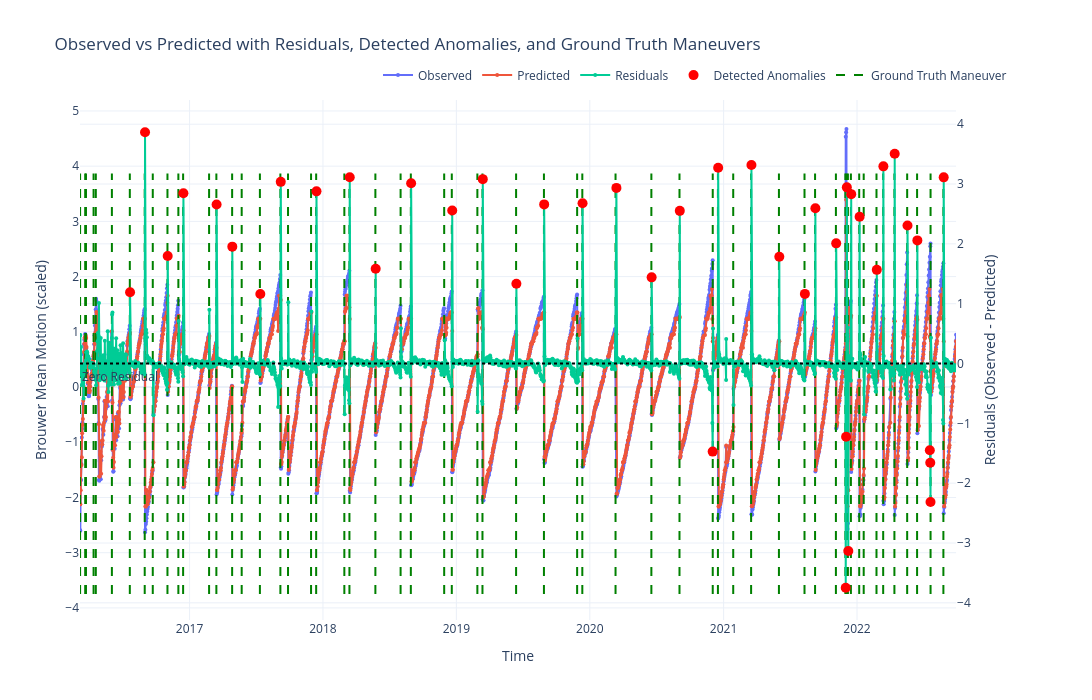

The notebook cell this image was saved under:
### Markdown cell above
#### Plotting detected anomalies vs ground truth

### Code cell
# Load ground truth maneuver data
ground_truth_df = pd.read_csv("/Users/kurinjiarivazhagan/Desktop/trimester 5/satellite_data/orbital_elements/cleaned maneuver file/cleaned_SENTINEL-3A.csv",
    parse_dates=["Start_Timestamp", "End_Timestamp"]
)
# for non- fengyun satellites
for col in ["Start_Timestamp", "End_Timestamp"]:
    if ground_truth_df[col].dt.tz is None:
        ground_truth_df[col] = ground_truth_df[col].dt.tz_localize("UTC")
    else:
        ground_truth_df[col] = ground_truth_df[col].dt.tz_convert("UTC")

# Filter maneuver data to match df_result range 
test_start = df_result.index.min()
test_end = df_result.index.max()

ground_truth_df_test = ground_truth_df[
    (ground_truth_df["Start_Timestamp"] >= test_start) &
    (ground_truth_df["Start_Timestamp"] <= test_end)
]

# Get residual y-axis range for drawing vertical maneuver lines 
residuals_min = df_result["residuals"].min()
residuals_max = df_result["residuals"].max()
fig = make_subplots(specs=[[{"secondary_y": True}]])
fig.add_trace(go.Scatter(
    x=df_result.index,
    y=df_result["Brouwer mean motion"],
    mode='lines+markers',
    name='Observed',
    marker=dict(size=4),
), secondary_y=False)

# Plot predicted values 
fig.add_trace(go.Scatter(
    x=df_result.index,
    y=df_result["predicted"],
    mode='lines+markers',
    name='Predicted',
    marker=dict(size=4),
), secondary_y=False)

# Plot residuals 
fig.add_trace(go.Scatter(
    x=df_result.index,
    y=df_result["residuals"],
    mode='lines+markers',
    name='Residuals',
    marker=dict(size=4),
), secondary_y=True)

# Plot detected anomalies 
fig.add_trace(go.Scatter(
    x=df_result[df_result["anomaly"]].index,
    y=df_result[df_result["anomaly"]]["residuals"],
    mode='markers',
    name='Detected Anomalies',
    marker=dict(color='red', size=10, symbol='circle'),
    hovertemplate='Anomaly Date: %{x|%Y-%m-%d}<br>Residual: %{y:.4f}',
), secondary_y=True)

# Plot ground truth maneuver lines
for _, row in ground_truth_df_test.iterrows():
    maneuver_date = row["Start_Timestamp"]
    fig.add_trace(go.Scatter(
        x=[maneuver_date, maneuver_date],
        y=[residuals_min, residuals_max],
        mode='lines',
        line=dict(color='green', dash='dash'),
        name='Ground Truth Maneuver',
        hoverinfo='text',
        text=[f"Maneuver Date: {maneuver_date.strftime('%Y-%m-%d')}"] * 2,
        showlegend=False
    ))
fig.add_trace(go.Scatter(
    x=[None],
    y=[None],
    mode='lines',
    line=dict(color='green', dash='dash'),
    name='Ground Truth Maneuver'
))
fig.add_hline(
    y=0,
    line_dash="dot",
    line_color="black",
    annotation_text="Zero Residual",
    annotation_position="top left",
    secondary_y=True
)
fig.update_layout(
    title='Observed vs Predicted with Residuals, Detected Anomalies, and Ground Truth Maneuvers',
    xaxis_title='Time',
    yaxis_title='Brouwer Mean Motion (scaled)',
    yaxis2_title='Residuals (Observed - Predicted)',
    template='plotly_white',
    width=1400,
    height=700,
    legend=dict(
        orientation="h",
        yanchor="bottom",
        y=1.02,
        xanchor="right",
        x=1
    ),
    xaxis_range=[test_start, test_end]
)

fig.show()

### Figure 1 — Plotly figure (JSON) as saved in the notebook; plotly's stock layout.template omitted (floating-point values rounded to 4 significant figures; data arrays with more than 128 entries replaced by an {"elided": "..."} marker saying what was removed)
{"data": [{"marker": {"size": 4}, "mode": "lines+markers", "name": "Observed", "type": "scatter", "x": {"elided": "2382 str values"}, "xaxis": "x", "y": {"elided": "2382 float values"}, "yaxis": "y"}, {"marker": {"size": 4}, "mode": "lines+markers", "name": "Predicted", "type": "scatter", "x": {"elided": "2382 str values"}, "xaxis": "x", "y": {"elided": "2382 float values"}, "yaxis": "y"}, {"marker": {"size": 4}, "mode": "lines+markers", "name": "Residuals", "type": "scatter", "x": {"elided": "2382 str values"}, "xaxis": "x", "y": {"elided": "2382 float values"}, "yaxis": "y2"}, {"hovertemplate": "Anomaly Date: %{x|%Y-%m-%d}<br>Residual: %{y:.4f}", "marker": {"color": "red", "size": 10, "symbol": "circle"}, "mode": "markers", "name": "Detected Anomalies", "type": "scatter", "x": ["2016-07-22T04:45:05.575680+00:00", "2016-09-01T03:41:28.252607+00:00", "2016-11-02T03:34:02.368128+00:00", "2016-12-15T03:19:01.216128+00:00", "2017-03-15T21:16:15.042144+00:00", "2017-04-27T22:42:22.430015+00:00", "2017-07-13T14:21:12.840192+00:00", "2017-09-07T11:47:45.469535+00:00", "2017-12-14T04:22:41.753279+00:00", "2018-03-15T05:03:52.221311+00:00", "2018-05-25T04:22:49.531007+00:00", "2018-08-30T04:07:46.538688+00:00", "2018-12-20T14:09:58.006943+00:00", "2019-03-14T04:26:31.200576+00:00", "2019-06-14T03:00:37.035359+00:00", "2019-08-29T03:30:27.052416+00:00", "2019-12-12T03:07:58.987775+00:00", "2020-03-13T18:31:52.796639+00:00", "2020-06-18T03:08:08.697407+00:00", "2020-09-03T04:52:48.385919+00:00", "2020-12-02T04:19:06.321792+00:00", "2020-12-17T04:30:18.828288+00:00", "2021-03-18T03:30:32.395392+00:00", "2021-06-02T10:44:32.803296+00:00", "2021-08-11T10:29:32.710560+00:00", "2021-09-09T02:53:12.168672+00:00", "2021-11-05T01:34:41.152512+00:00", "2021-12-01T03:41:51.011231+00:00", "2021-12-02T03:15:39.499775+00:00", "2021-12-04T04:04:16.705055+00:00", "2021-12-08T04:00:33.219360+00:00", "2021-12-16T03:53:03.264575+00:00", "2022-01-08T02:15:50.967359+00:00", "2022-02-24T03:38:08.857824+00:00", "2022-03-14T04:11:47.338079+00:00", "2022-04-14T04:08:05.604575+00:00", "2022-05-19T04:00:37.243008+00:00", "2022-06-15T04:00:36.599327+00:00", "2022-07-19T04:19:15.808512+00:00", "2022-07-20T10:37:01.368479+00:00", "2022-07-21T03:26:53.338560+00:00", "2022-08-26T04:34:09.049727+00:00"], "xaxis": "x", "y": [1.19, 3.865, 1.796, 2.846, 2.657, 1.954, 1.161, 3.036, 2.877, 3.112, 1.583, 3.013, 2.557, 3.081, 1.334, 2.659, 2.679, 2.935, 1.44, 2.551, -1.472, 3.273, 3.318, 1.786, 1.163, 2.594, 2.008, -3.748, -1.224, 2.944, -3.133, 2.831, 2.453, 1.565, 3.295, 3.506, 2.307, 2.058, -1.448, -1.659, -2.314, 3.111], "yaxis": "y2"}, {"hoverinfo": "text", "line": {"color": "green", "dash": "dash"}, "mode": "lines", "name": "Ground Truth Maneuver", "showlegend": false, "text": ["Maneuver Date: 2016-03-07", "Maneuver Date: 2016-03-07"], "type": "scatter", "x": ["2016-03-07T12:21:00+00:00", "2016-03-07T12:21:00+00:00"], "y": [-3.748, 3.865]}, {"hoverinfo": "text", "line": {"color": "green", "dash": "dash"}, "mode": "lines", "name": "Ground Truth Maneuver", "showlegend": false, "text": ["Maneuver Date: 2016-03-21", "Maneuver Date: 2016-03-21"], "type": "scatter", "x": ["2016-03-21T11:16:00+00:00", "2016-03-21T11:16:00+00:00"], "y": [-3.748, 3.865]}, {"hoverinfo": "text", "line": {"color": "green", "dash": "dash"}, "mode": "lines", "name": "Ground Truth Maneuver", "showlegend": false, "text": ["Maneuver Date: 2016-03-23", "Maneuver Date: 2016-03-23"], "type": "scatter", "x": ["2016-03-23T13:27:00+00:00", "2016-03-23T13:27:00+00:00"], "y": [-3.748, 3.865]}, {"hoverinfo": "text", "line": {"color": "green", "dash": "dash"}, "mode": "lines", "name": "Ground Truth Maneuver", "showlegend": false, "text": ["Maneuver Date: 2016-04-13", "Maneuver Date: 2016-04-13"], "type": "scatter", "x": ["2016-04-13T09:11:00+00:00", "2016-04-13T09:11:00+00:00"], "y": [-3.748, 3.865]}, {"hoverinfo": "text", "line": {"color": "green", "dash": "dash"}, "mode": "lines", "name": "Ground Truth Maneuver", "showlegend": false, "text": ["Maneuver Date: 2016-04-19", "Maneuver Date: 2016-04-19"], "type": "scatter", "x": ["2016-04-19T12:03:00+00:00", "2016-04-19T12:03:00+00:00"], "y": [-3.748, 3.865]}, {"hoverinfo": "text", "line": {"color": "green", "dash": "dash"}, "mode": "lines", "name": "Ground Truth Maneuver", "showlegend": false, "text": ["Maneuver Date: 2016-06-02", "Maneuver Date: 2016-06-02"], "type": "scatter", "x": ["2016-06-02T11:14:00+00:00", "2016-06-02T11:14:00+00:00"], "y": [-3.748, 3.865]}, {"hoverinfo": "text", "line": {"color": "green", "dash": "dash"}, "mode": "lines", "name": "Ground Truth Maneuver", "showlegend": false, "text": ["Maneuver Date: 2016-07-21", "Maneuver Date: 2016-07-21"], "type": "scatter", "x": ["2016-07-21T12:45:00+00:00", "2016-07-21T12:45:00+00:00"], "y": [-3.748, 3.865]}, {"hoverinfo": "text", "line": {"color": "green", "dash": "dash"}, "mode": "lines", "name": "Ground Truth Maneuver", "showlegend": false, "text": ["Maneuver Date: 2016-08-31", "Maneuver Date: 2016-08-31"], "type": "scatter", "x": ["2016-08-31T07:25:00+00:00", "2016-08-31T07:25:00+00:00"], "y": [-3.748, 3.865]}, {"hoverinfo": "text", "line": {"color": "green", "dash": "dash"}, "mode": "lines", "name": "Ground Truth Maneuver", "showlegend": false, "text": ["Maneuver Date: 2016-09-22", "Maneuver Date: 2016-09-22"], "type": "scatter", "x": ["2016-09-22T07:59:00+00:00", "2016-09-22T07:59:00+00:00"], "y": [-3.748, 3.865]}, {"hoverinfo": "text", "line": {"color": "green", "dash": "dash"}, "mode": "lines", "name": "Ground Truth Maneuver", "showlegend": false, "text": ["Maneuver Date: 2016-11-01", "Maneuver Date: 2016-11-01"], "type": "scatter", "x": ["2016-11-01T12:05:00+00:00", "2016-11-01T12:05:00+00:00"], "y": [-3.748, 3.865]}, {"hoverinfo": "text", "line": {"color": "green", "dash": "dash"}, "mode": "lines", "name": "Ground Truth Maneuver", "showlegend": false, "text": ["Maneuver Date: 2016-12-01", "Maneuver Date: 2016-12-01"], "type": "scatter", "x": ["2016-12-01T08:00:00+00:00", "2016-12-01T08:00:00+00:00"], "y": [-3.748, 3.865]}, {"hoverinfo": "text", "line": {"color": "green", "dash": "dash"}, "mode": "lines", "name": "Ground Truth Maneuver", "showlegend": false, "text": ["Maneuver Date: 2016-12-14", "Maneuver Date: 2016-12-14"], "type": "scatter", "x": ["2016-12-14T08:46:00+00:00", "2016-12-14T08:46:00+00:00"], "y": [-3.748, 3.865]}, {"hoverinfo": "text", "line": {"color": "green", "dash": "dash"}, "mode": "lines", "name": "Ground Truth Maneuver", "showlegend": false, "text": ["Maneuver Date: 2017-02-23", "Maneuver Date: 2017-02-23"], "type": "scatter", "x": ["2017-02-23T09:40:00+00:00", "2017-02-23T09:40:00+00:00"], "y": [-3.748, 3.865]}, {"hoverinfo": "text", "line": {"color": "green", "dash": "dash"}, "mode": "lines", "name": "Ground Truth Maneuver", "showlegend": false, "text": ["Maneuver Date: 2017-03-15", "Maneuver Date: 2017-03-15"], "type": "scatter", "x": ["2017-03-15T07:42:00+00:00", "2017-03-15T07:42:00+00:00"], "y": [-3.748, 3.865]}, {"hoverinfo": "text", "line": {"color": "green", "dash": "dash"}, "mode": "lines", "name": "Ground Truth Maneuver", "showlegend": false, "text": ["Maneuver Date: 2017-04-27", "Maneuver Date: 2017-04-27"], "type": "scatter", "x": ["2017-04-27T10:58:00+00:00", "2017-04-27T10:58:00+00:00"], "y": [-3.748, 3.865]}, {"hoverinfo": "text", "line": {"color": "green", "dash": "dash"}, "mode": "lines", "name": "Ground Truth Maneuver", "showlegend": false, "text": ["Maneuver Date: 2017-05-23", "Maneuver Date: 2017-05-23"], "type": "scatter", "x": ["2017-05-23T14:35:00+00:00", "2017-05-23T14:35:00+00:00"], "y": [-3.748, 3.865]}, {"hoverinfo": "text", "line": {"color": "green", "dash": "dash"}, "mode": "lines", "name": "Ground Truth Maneuver", "showlegend": false, "text": ["Maneuver Date: 2017-07-12", "Maneuver Date: 2017-07-12"], "type": "scatter", "x": ["2017-07-12T09:45:00+00:00", "2017-07-12T09:45:00+00:00"], "y": [-3.748, 3.865]}, {"hoverinfo": "text", "line": {"color": "green", "dash": "dash"}, "mode": "lines", "name": "Ground Truth Maneuver", "showlegend": false, "text": ["Maneuver Date: 2017-09-06", "Maneuver Date: 2017-09-06"], "type": "scatter", "x": ["2017-09-06T10:26:00+00:00", "2017-09-06T10:26:00+00:00"], "y": [-3.748, 3.865]}, {"hoverinfo": "text", "line": {"color": "green", "dash": "dash"}, "mode": "lines", "name": "Ground Truth Maneuver", "showlegend": false, "text": ["Maneuver Date: 2017-09-27", "Maneuver Date: 2017-09-27"], "type": "scatter", "x": ["2017-09-27T08:08:00+00:00", "2017-09-27T08:08:00+00:00"], "y": [-3.748, 3.865]}, {"hoverinfo": "text", "line": {"color": "green", "dash": "dash"}, "mode": "lines", "name": "Ground Truth Maneuver", "showlegend": false, "text": ["Maneuver Date: 2017-11-29", "Maneuver Date: 2017-11-29"], "type": "scatter", "x": ["2017-11-29T09:20:00+00:00", "2017-11-29T09:20:00+00:00"], "y": [-3.748, 3.865]}, {"hoverinfo": "text", "line": {"color": "green", "dash": "dash"}, "mode": "lines", "name": "Ground Truth Maneuver", "showlegend": false, "text": ["Maneuver Date: 2017-12-13", "Maneuver Date: 2017-12-13"], "type": "scatter", "x": ["2017-12-13T08:09:00+00:00", "2017-12-13T08:09:00+00:00"], "y": [-3.748, 3.865]}, {"hoverinfo": "text", "line": {"color": "green", "dash": "dash"}, "mode": "lines", "name": "Ground Truth Maneuver", "showlegend": false, "text": ["Maneuver Date: 2018-02-28", "Maneuver Date: 2018-02-28"], "type": "scatter", "x": ["2018-02-28T10:05:00+00:00", "2018-02-28T10:05:00+00:00"], "y": [-3.748, 3.865]}, {"hoverinfo": "text", "line": {"color": "green", "dash": "dash"}, "mode": "lines", "name": "Ground Truth Maneuver", "showlegend": false, "text": ["Maneuver Date: 2018-03-14", "Maneuver Date: 2018-03-14"], "type": "scatter", "x": ["2018-03-14T08:46:00+00:00", "2018-03-14T08:46:00+00:00"], "y": [-3.748, 3.865]}, {"hoverinfo": "text", "line": {"color": "green", "dash": "dash"}, "mode": "lines", "name": "Ground Truth Maneuver", "showlegend": false, "text": ["Maneuver Date: 2018-05-24", "Maneuver Date: 2018-05-24"], "type": "scatter", "x": ["2018-05-24T08:12:00+00:00", "2018-05-24T08:12:00+00:00"], "y": [-3.748, 3.865]}, {"hoverinfo": "text", "line": {"color": "green", "dash": "dash"}, "mode": "lines", "name": "Ground Truth Maneuver", "showlegend": false, "text": ["Maneuver Date: 2018-08-01", "Maneuver Date: 2018-08-01"], "type": "scatter", "x": ["2018-08-01T08:15:00+00:00", "2018-08-01T08:15:00+00:00"], "y": [-3.748, 3.865]}, {"hoverinfo": "text", "line": {"color": "green", "dash": "dash"}, "mode": "lines", "name": "Ground Truth Maneuver", "showlegend": false, "text": ["Maneuver Date: 2018-08-29", "Maneuver Date: 2018-08-29"], "type": "scatter", "x": ["2018-08-29T07:48:00+00:00", "2018-08-29T07:48:00+00:00"], "y": [-3.748, 3.865]}, {"hoverinfo": "text", "line": {"color": "green", "dash": "dash"}, "mode": "lines", "name": "Ground Truth Maneuver", "showlegend": false, "text": ["Maneuver Date: 2018-11-28", "Maneuver Date: 2018-11-28"], "type": "scatter", "x": ["2018-11-28T13:45:00+00:00", "2018-11-28T13:45:00+00:00"], "y": [-3.748, 3.865]}, {"hoverinfo": "text", "line": {"color": "green", "dash": "dash"}, "mode": "lines", "name": "Ground Truth Maneuver", "showlegend": false, "text": ["Maneuver Date: 2018-12-19", "Maneuver Date: 2018-12-19"], "type": "scatter", "x": ["2018-12-19T09:31:00+00:00", "2018-12-19T09:31:00+00:00"], "y": [-3.748, 3.865]}, {"hoverinfo": "text", "line": {"color": "green", "dash": "dash"}, "mode": "lines", "name": "Ground Truth Maneuver", "showlegend": false, "text": ["Maneuver Date: 2019-02-27", "Maneuver Date: 2019-02-27"], "type": "scatter", "x": ["2019-02-27T09:15:00+00:00", "2019-02-27T09:15:00+00:00"], "y": [-3.748, 3.865]}, {"hoverinfo": "text", "line": {"color": "green", "dash": "dash"}, "mode": "lines", "name": "Ground Truth Maneuver", "showlegend": false, "text": ["Maneuver Date: 2019-03-13", "Maneuver Date: 2019-03-13"], "type": "scatter", "x": ["2019-03-13T08:08:00+00:00", "2019-03-13T08:08:00+00:00"], "y": [-3.748, 3.865]}, {"hoverinfo": "text", "line": {"color": "green", "dash": "dash"}, "mode": "lines", "name": "Ground Truth Maneuver", "showlegend": false, "text": ["Maneuver Date: 2019-06-13", "Maneuver Date: 2019-06-13"], "type": "scatter", "x": ["2019-06-13T08:23:00+00:00", "2019-06-13T08:23:00+00:00"], "y": [-3.748, 3.865]}, {"hoverinfo": "text", "line": {"color": "green", "dash": "dash"}, "mode": "lines", "name": "Ground Truth Maneuver", "showlegend": false, "text": ["Maneuver Date: 2019-08-28", "Maneuver Date: 2019-08-28"], "type": "scatter", "x": ["2019-08-28T12:12:00+00:00", "2019-08-28T12:12:00+00:00"], "y": [-3.748, 3.865]}, {"hoverinfo": "text", "line": {"color": "green", "dash": "dash"}, "mode": "lines", "name": "Ground Truth Maneuver", "showlegend": false, "text": ["Maneuver Date: 2019-11-27", "Maneuver Date: 2019-11-27"], "type": "scatter", "x": ["2019-11-27T08:05:00+00:00", "2019-11-27T08:05:00+00:00"], "y": [-3.748, 3.865]}, {"hoverinfo": "text", "line": {"color": "green", "dash": "dash"}, "mode": "lines", "name": "Ground Truth Maneuver", "showlegend": false, "text": ["Maneuver Date: 2019-12-11", "Maneuver Date: 2019-12-11"], "type": "scatter", "x": ["2019-12-11T11:57:00+00:00", "2019-12-11T11:57:00+00:00"], "y": [-3.748, 3.865]}, {"hoverinfo": "text", "line": {"color": "green", "dash": "dash"}, "mode": "lines", "name": "Ground Truth Maneuver", "showlegend": false, "text": ["Maneuver Date: 2020-03-11", "Maneuver Date: 2020-03-11"], "type": "scatter", "x": ["2020-03-11T09:11:00+00:00", "2020-03-11T09:11:00+00:00"], "y": [-3.748, 3.865]}, {"hoverinfo": "text", "line": {"color": "green", "dash": "dash"}, "mode": "lines", "name": "Ground Truth Maneuver", "showlegend": false, "text": ["Maneuver Date: 2020-06-17", "Maneuver Date: 2020-06-17"], "type": "scatter", "x": ["2020-06-17T10:13:00+00:00", "2020-06-17T10:13:00+00:00"], "y": [-3.748, 3.865]}, {"hoverinfo": "text", "line": {"color": "green", "dash": "dash"}, "mode": "lines", "name": "Ground Truth Maneuver", "showlegend": false, "text": ["Maneuver Date: 2020-09-02", "Maneuver Date: 2020-09-02"], "type": "scatter", "x": ["2020-09-02T08:34:00+00:00", "2020-09-02T08:34:00+00:00"], "y": [-3.748, 3.865]}, {"hoverinfo": "text", "line": {"color": "green", "dash": "dash"}, "mode": "lines", "name": "Ground Truth Maneuver", "showlegend": false, "text": ["Maneuver Date: 2020-12-02", "Maneuver Date: 2020-12-02"], "type": "scatter", "x": ["2020-12-02T07:47:00+00:00", "2020-12-02T07:47:00+00:00"], "y": [-3.748, 3.865]}, {"hoverinfo": "text", "line": {"color": "green", "dash": "dash"}, "mode": "lines", "name": "Ground Truth Maneuver", "showlegend": false, "text": ["Maneuver Date: 2020-12-16", "Maneuver Date: 2020-12-16"], "type": "scatter", "x": ["2020-12-16T11:39:00+00:00", "2020-12-16T11:39:00+00:00"], "y": [-3.748, 3.865]}, {"hoverinfo": "text", "line": {"color": "green", "dash": "dash"}, "mode": "lines", "name": "Ground Truth Maneuver", "showlegend": false, "text": ["Maneuver Date: 2021-01-27", "Maneuver Date: 2021-01-27"], "type": "scatter", "x": ["2021-01-27T08:23:00+00:00", "2021-01-27T08:23:00+00:00"], "y": [-3.748, 3.865]}, {"hoverinfo": "text", "line": {"color": "green", "dash": "dash"}, "mode": "lines", "name": "Ground Truth Maneuver", "showlegend": false, "text": ["Maneuver Date: 2021-03-17", "Maneuver Date: 2021-03-17"], "type": "scatter", "x": ["2021-03-17T07:11:00+00:00", "2021-03-17T07:11:00+00:00"], "y": [-3.748, 3.865]}, {"hoverinfo": "text", "line": {"color": "green", "dash": "dash"}, "mode": "lines", "name": "Ground Truth Maneuver", "showlegend": false, "text": ["Maneuver Date: 2021-06-01", "Maneuver Date: 2021-06-01"], "type": "scatter", "x": ["2021-06-01T09:30:00+00:00", "2021-06-01T09:30:00+00:00"], "y": [-3.748, 3.865]}, {"hoverinfo": "text", "line": {"color": "green", "dash": "dash"}, "mode": "lines", "name": "Ground Truth Maneuver", "showlegend": false, "text": ["Maneuver Date: 2021-08-10", "Maneuver Date: 2021-08-10"], "type": "scatter", "x": ["2021-08-10T09:15:00+00:00", "2021-08-10T09:15:00+00:00"], "y": [-3.748, 3.865]}, {"hoverinfo": "text", "line": {"color": "green", "dash": "dash"}, "mode": "lines", "name": "Ground Truth Maneuver", "showlegend": false, "text": ["Maneuver Date: 2021-09-08", "Maneuver Date: 2021-09-08"], "type": "scatter", "x": ["2021-09-08T06:33:00+00:00", "2021-09-08T06:33:00+00:00"], "y": [-3.748, 3.865]}, {"hoverinfo": "text", "line": {"color": "green", "dash": "dash"}, "mode": "lines", "name": "Ground Truth Maneuver", "showlegend": false, "text": ["Maneuver Date: 2021-11-04", "Maneuver Date: 2021-11-04"], "type": "scatter", "x": ["2021-11-04T07:10:00+00:00", "2021-11-04T07:10:00+00:00"], "y": [-3.748, 3.865]}, {"hoverinfo": "text", "line": {"color": "green", "dash": "dash"}, "mode": "lines", "name": "Ground Truth Maneuver", "showlegend": false, "text": ["Maneuver Date: 2021-11-30", "Maneuver Date: 2021-11-30"], "type": "scatter", "x": ["2021-11-30T02:42:00+00:00", "2021-11-30T02:42:00+00:00"], "y": [-3.748, 3.865]}, {"hoverinfo": "text", "line": {"color": "green", "dash": "dash"}, "mode": "lines", "name": "Ground Truth Maneuver", "showlegend": false, "text": ["Maneuver Date: 2021-12-03", "Maneuver Date: 2021-12-03"], "type": "scatter", "x": ["2021-12-03T02:55:00+00:00", "2021-12-03T02:55:00+00:00"], "y": [-3.748, 3.865]}, {"hoverinfo": "text", "line": {"color": "green", "dash": "dash"}, "mode": "lines", "name": "Ground Truth Maneuver", "showlegend": false, "text": ["Maneuver Date: 2021-12-07", "Maneuver Date: 2021-12-07"], "type": "scatter", "x": ["2021-12-07T03:00:00+00:00", "2021-12-07T03:00:00+00:00"], "y": [-3.748, 3.865]}, {"hoverinfo": "text", "line": {"color": "green", "dash": "dash"}, "mode": "lines", "name": "Ground Truth Maneuver", "showlegend": false, "text": ["Maneuver Date: 2021-12-15", "Maneuver Date: 2021-12-15"], "type": "scatter", "x": ["2021-12-15T07:39:00+00:00", "2021-12-15T07:39:00+00:00"], "y": [-3.748, 3.865]}, {"hoverinfo": "text", "line": {"color": "green", "dash": "dash"}, "mode": "lines", "name": "Ground Truth Maneuver", "showlegend": false, "text": ["Maneuver Date: 2022-01-07", "Maneuver Date: 2022-01-07"], "type": "scatter", "x": ["2022-01-07T00:09:00+00:00", "2022-01-07T00:09:00+00:00"], "y": [-3.748, 3.865]}, {"hoverinfo": "text", "line": {"color": "green", "dash": "dash"}, "mode": "lines", "name": "Ground Truth Maneuver", "showlegend": false, "text": ["Maneuver Date: 2022-01-19", "Maneuver Date: 2022-01-19"], "type": "scatter", "x": ["2022-01-19T07:30:00+00:00", "2022-01-19T07:30:00+00:00"], "y": [-3.748, 3.865]}, {"hoverinfo": "text", "line": {"color": "green", "dash": "dash"}, "mode": "lines", "name": "Ground Truth Maneuver", "showlegend": false, "text": ["Maneuver Date: 2022-02-23", "Maneuver Date: 2022-02-23"], "type": "scatter", "x": ["2022-02-23T07:38:00+00:00", "2022-02-23T07:38:00+00:00"], "y": [-3.748, 3.865]}, {"hoverinfo": "text", "line": {"color": "green", "dash": "dash"}, "mode": "lines", "name": "Ground Truth Maneuver", "showlegend": false, "text": ["Maneuver Date: 2022-03-13", "Maneuver Date: 2022-03-13"], "type": "scatter", "x": ["2022-03-13T14:37:00+00:00", "2022-03-13T14:37:00+00:00"], "y": [-3.748, 3.865]}, {"hoverinfo": "text", "line": {"color": "green", "dash": "dash"}, "mode": "lines", "name": "Ground Truth Maneuver", "showlegend": false, "text": ["Maneuver Date: 2022-04-13", "Maneuver Date: 2022-04-13"], "type": "scatter", "x": ["2022-04-13T07:56:00+00:00", "2022-04-13T07:56:00+00:00"], "y": [-3.748, 3.865]}, {"hoverinfo": "text", "line": {"color": "green", "dash": "dash"}, "mode": "lines", "name": "Ground Truth Maneuver", "showlegend": false, "text": ["Maneuver Date: 2022-05-18", "Maneuver Date: 2022-05-18"], "type": "scatter", "x": ["2022-05-18T06:08:00+00:00", "2022-05-18T06:08:00+00:00"], "y": [-3.748, 3.865]}, {"hoverinfo": "text", "line": {"color": "green", "dash": "dash"}, "mode": "lines", "name": "Ground Truth Maneuver", "showlegend": false, "text": ["Maneuver Date: 2022-06-14", "Maneuver Date: 2022-06-14"], "type": "scatter", "x": ["2022-06-14T09:30:00+00:00", "2022-06-14T09:30:00+00:00"], "y": [-3.748, 3.865]}, {"hoverinfo": "text", "line": {"color": "green", "dash": "dash"}, "mode": "lines", "name": "Ground Truth Maneuver", "showlegend": false, "text": ["Maneuver Date: 2022-07-21", "Maneuver Date: 2022-07-21"], "type": "scatter", "x": ["2022-07-21T06:41:00+00:00", "2022-07-21T06:41:00+00:00"], "y": [-3.748, 3.865]}, {"hoverinfo": "text", "line": {"color": "green", "dash": "dash"}, "mode": "lines", "name": "Ground Truth Maneuver", "showlegend": false, "text": ["Maneuver Date: 2022-08-25", "Maneuver Date: 2022-08-25"], "type": "scatter", "x": ["2022-08-25T08:13:00+00:00", "2022-08-25T08:13:00+00:00"], "y": [-3.748, 3.865]}, {"line": {"color": "green", "dash": "dash"}, "mode": "lines", "name": "Ground Truth Maneuver", "type": "scatter", "x": [null], "y": [null]}], "layout": {"annotations": [{"showarrow": false, "text": "Zero Residual", "x": 0, "xanchor": "left", "xref": "x domain", "y": 0, "yanchor": "bottom", "yref": "y"}], "height": 700, "legend": {"orientation": "h", "x": 1, "xanchor": "right", "y": 1.02, "yanchor": "bottom"}, "shapes": [{"line": {"color": "black", "dash": "dot"}, "type": "line", "x0": 0, "x1": 1, "xref": "x domain", "y0": 0, "y1": 0, "yref": "y2"}], "title": {"text": "Observed vs Predicted with Residuals, Detected Anomalies, and Ground Truth Maneuvers"}, "width": 1400, "xaxis": {"anchor": "y", "domain": [0, 0.94], "range": ["2016-03-07T05:37:27.298272+00:00", "2022-09-29T01:30:56.336255+00:00"], "title": {"text": "Time"}}, "yaxis": {"anchor": "x", "domain": [0, 1], "title": {"text": "Brouwer Mean Motion (scaled)"}}, "yaxis2": {"anchor": "x", "overlaying": "y", "side": "right", "title": {"text": "Residuals (Observed - Predicted)"}}}}
